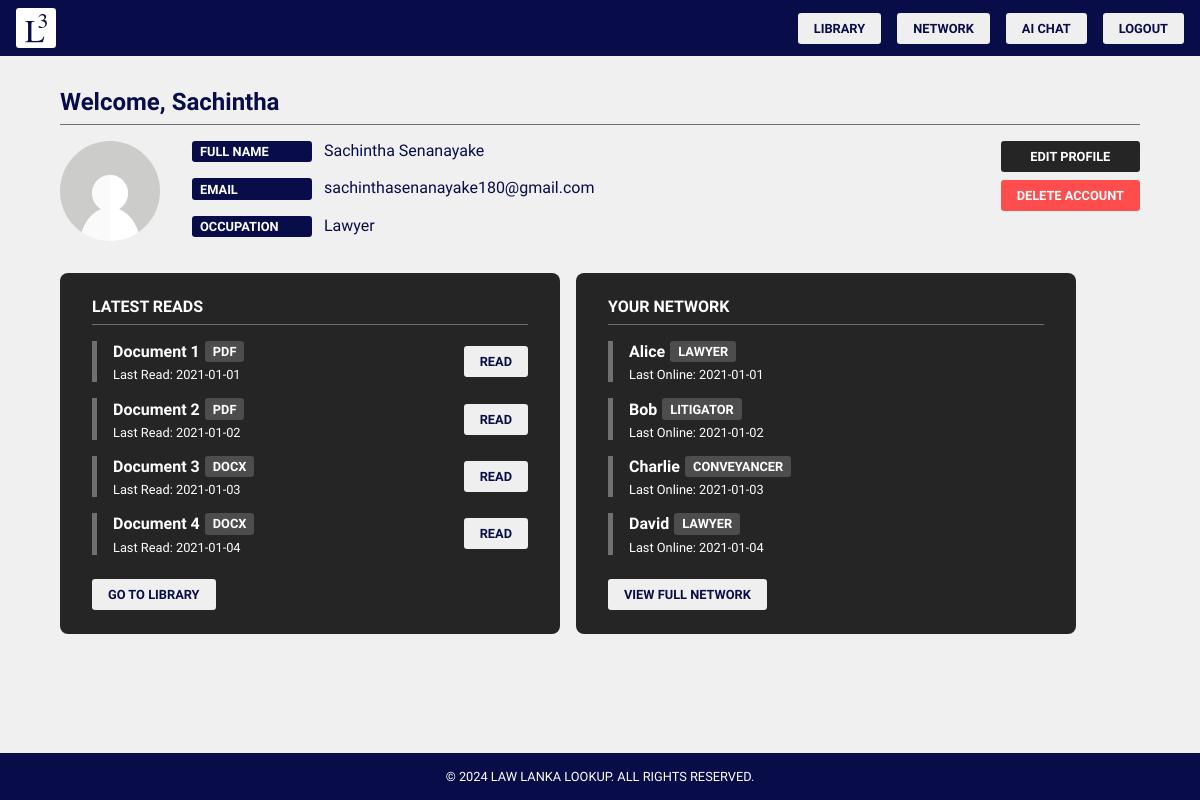
Before: /dashboard (signed in) with the older database file.
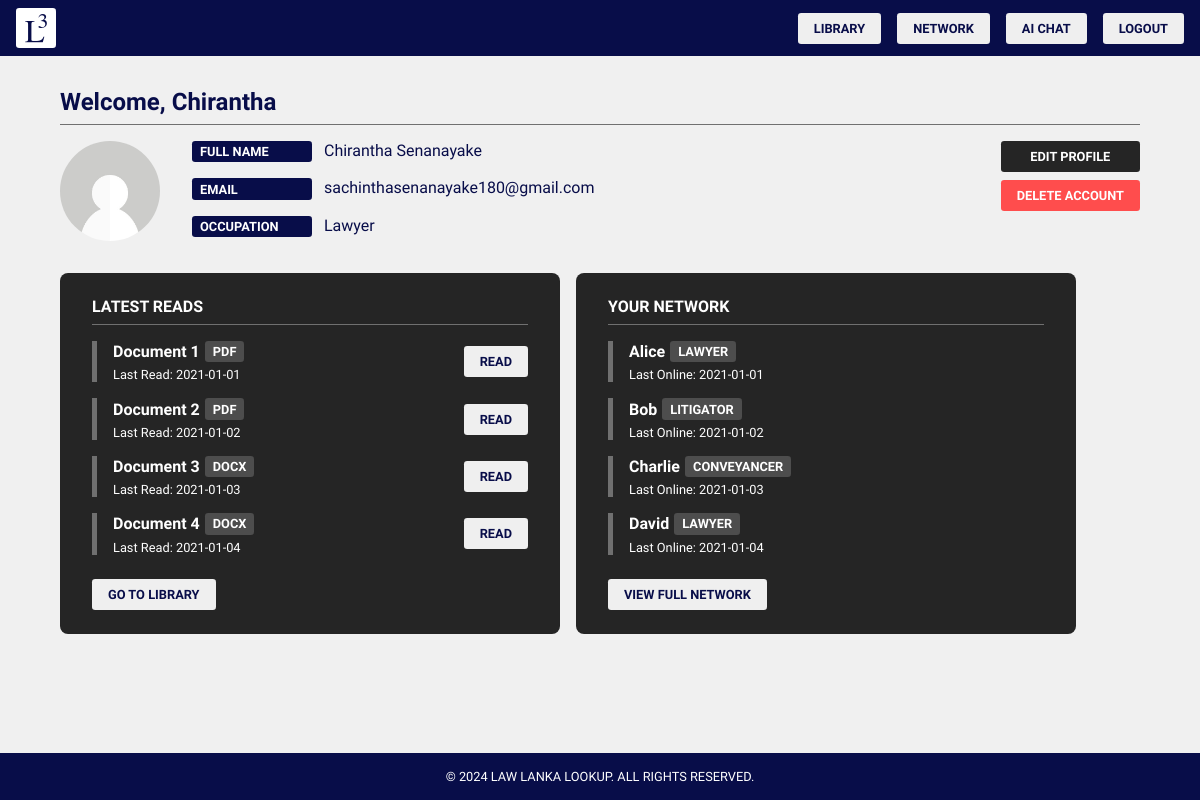
After: the same page with the newer database file.
### tables this page shows
CREATE TABLE users (
                    id INTEGER PRIMARY KEY AUTOINCREMENT,
                    email TEXT UNIQUE,
                    full_name TEXT,
                    occupation TEXT,
                    password TEXT
                );

### app.py (the view)
@app.route("/dashboard", methods=["GET"])
def dashboard():
    if "user_id" not in session:
        return redirect(url_for("login"))
    status = db.select_user(user_id=session["user_id"])
    if not status["success"]:
        return redirect(url_for("login"))
    user = {
        "first_name": status["user"]["full_name"].split()[0].capitalize(),
        "full_name": status["user"]["full_name"],
        "email": status["user"]["email"],
        "occupation": status["user"]["occupation"],
    }
    return render_template(
        "dashboard.html",
        user=user,
        legal_occupations=legal_occupations,
        latest_reads=latest_reads,
        last_online=last_online,
    )

### database.py (called while the page is built)
    def get_connection(self):
        conn = sqlite3.connect(self.database_url)
        conn.row_factory = sqlite3.Row
        return conn

    def select_user(self, user_id=None, email=None):
        conn = self.get_connection()
        status = {}
        try:
            cursor = conn.execute(
                """
                SELECT * FROM users
                WHERE id = ? OR email = ?
                """,
                (user_id, email),
            )
            user = cursor.fetchone()
            if user is None:
                raise sqlite3.Error("User does not exist, please register first.")
            status = {
                "success": True,
                "message": "User retrieved successfully.",
                "user": dict(user),
            }
        except sqlite3.Error as e:
            status = {"success": False, "message": str(e)}
        finally:
            conn.close()
        return status

### templates/dashboard.html (shortened to what this page needs)
{% extends "base.html" %}
{% block additional_links %}
  <link href="{{ url_for('static', filename='styles/dashboard.css') }}" rel="stylesheet" />
{% endblock additional_links %}
{% block nav_buttons %}
  <button class="button" id="library">Library</button>
  <button class="button" id="network">Network</button>
  <button class="button" id="ai-chat">AI Chat</button>
  <button class="button" id="logout">Logout</button>
{% endblock nav_buttons %}
{% block content %}
  <main class="container cols">
    <section id="profile" class="cols">
      <p class="title" id="welcome">Welcome, {{ user.first_name }}</p>
      <div id="profile-details" class="rows">
        <img src="{{ url_for('static', filename='images/avatar.jpg') }}"
             id="profile-image"
             alt="Profile Image"
             height="100"
             width="100" />
        <div id="details" class="cols">
          <p>
            <span class="badge">Full Name</span> {{ user.full_name }}
          </p>
          <p>
            <span class="badge">Email</span> {{ user.email }}
          </p>
          <p>
            <span class="badge">Occupation</span> {{ user.occupation }}
          </p>
        </div>
        <div id="options" class="cols">
          <button id="edit-profile-activate-button" class="button secondary">Edit Profile</button>
          <button id="delete-account-activate-button" class="button danger">Delete Account</button>
        </div>
      </div>
    </section>
    <div id="divider" class="rows">
      <section id="latest-reads" class="card cols">
        <p class="card-title">Latest Reads</p>
        <div class="items cols">
          {% for document in latest_reads %}
            <div class="item rows">
              <div class="cols">
                <div class="rows">
                  <p class="name">{{ document.name }}</p>
                  <span class="badge">{{ document.type }}</span>
                </div>
                <p class="small">Last Read: {{ document.date }}</p>
              </div>
              <button class="button">Read</button>
            </div>
          {% endfor %}
        </div>
        <div class="controls">
          <button id="library" class="button">Go to Library</button>
        </div>
      </section>
      <section id="your-network" class="card cols">
        <p class="card-title">Your Network</p>
        <div class="items cols">
          {% for user in last_online %}
            <div class="item rows">
              <div class="cols">
                <div class="rows">
                  <p class="name">{{ user.name }}</p>
                  <span class="badge">{{ user.expertise }}</span>
                </div>
                <p class="small">Last Online: {{ user.last_online }}</p>
              </div>
            </div>
          {% endfor %}
        </div>
        <div class="controls">
          <button id="network" class="button">View Full Network</button>
        </div>
      </section>
    </div>
  </main>
{% endblock content %}

### templates/base.html (shortened to what this page needs)
<!DOCTYPE html>
<html lang="en">
  <head>
    <link href="{{ url_for('static', filename='styles/common.css') }}" rel="stylesheet" />
    {% block additional_links %}
    {% endblock additional_links %}
  </head>
  <body class="container cols">
    <header id="navbar" class="rows">
      <img src="{{ url_for('static', filename='images/logo.svg') }}"
           alt="Law Lanka Lookup Logo"
           id="logo"
           height="50"
           width="50" />
      <section id="nav-buttons" class="rows">
        {% block nav_buttons %}
        {% endblock nav_buttons %}
      </section>
    </header>
    {% block content %}
    {% endblock content %}
    {% include "partials/footer.html" %}
  </body>
</html>

### templates/partials/footer.html
<footer class="rows">
  <p>© 2024 Law Lanka Lookup. All Rights Reserved.</p>
</footer>

### static/styles/common.css (style rules this page uses)
:root { --primary-color: #080d49; --secondary-color: #252525; --text-color: #ffffff; --background-color: #f0f0f0; --danger-color: #ff4d4d; --success-color: #00b158; --primary-hover-color: #d6d9f0; --secondary-hover-color: #3a3a3a; --danger-hover-color: #ff6666; --danger-light-hover-color: #ffc9c9; --success-hover-color: #00cc70; --success-light-hover-color: #c6ffe6; --border-color: #707070; --primary-badge-color: #080d49; --secondary-badge-color: #4d4d4d; --modal-transparent-background: #ffffffdd; }
* { font-family: "Plus Jakarta Sans", sans-serif; box-sizing: border-box; color: var(--primary-color); margin: 0; padding: 0; }
.container { display: flex; height: 100%; }
.cols { display: flex; flex-direction: column; align-items: center; justify-content: center; gap: 1rem; }
.rows { display: flex; flex-direction: row; align-items: center; justify-content: center; gap: 1rem; }
.button { font-family: "Plus Jakarta Sans", sans-serif; font-size: 0.8rem; padding: 0.5rem 1rem; border: none; border-radius: 0.2rem; cursor: pointer; color: var(--primary-color); font-weight: 600; text-transform: uppercase; transition: background-color 0.2s ease-in-out; }
.button.secondary { background-color: var(--secondary-color); color: var(--text-color); }
.button.danger { background-color: var(--danger-color); color: var(--text-color); }
.card { background-color: var(--secondary-color); padding: 1.5rem 2rem; width: 600px; border-radius: 0.5rem; }
.card p, .card label { color: var(--text-color); }
.card p.card-title { font-weight: 600; text-transform: uppercase; margin: 0 0 1rem 0; padding-bottom: 0.5rem; border-bottom: 1px solid var(--border-color); }
.card div.controls { margin-top: 1.5rem; }
body.container.cols { height: 100vh; background-color: var(--background-color); }
img#logo { cursor: pointer; width: 40px; height: 40px; }
span.badge { background-color: var(--primary-badge-color); color: var(--text-color); padding: 0.2rem 0.5rem; border-radius: 0.2rem; font-size: 0.8rem; font-weight: 600; text-transform: uppercase; }
header { background-color: var(--primary-color); }
header#navbar { width: 100%; justify-content: left; padding: 0.5rem 1rem; }
header#navbar section#nav-buttons { margin-left: auto; }
footer.rows { background-color: var(--primary-color); width: 100%; padding: 1rem 0; }
footer.rows p { color: var(--text-color); text-transform: uppercase; font-size: 0.8rem; }

### static/styles/dashboard.css (style rules this page uses)
main.container.cols { justify-content: flex-start; align-items: flex-start; width: 90%; margin: 1rem auto; gap: 2rem; }
main section#profile { align-items: flex-start; width: 100%; }
main section#profile p.title { font-size: 1.5rem; font-weight: 600; padding-bottom: 0.5rem; border-bottom: 1px solid var(--border-color); width: 100%; }
main section#profile img#profile-image { border-radius: 100%; }
main section#profile div#profile-details { align-items: flex-start; gap: 2rem; width: 100%; }
main section#profile div#profile-details div#details { align-items: flex-start; }
main section#profile div#profile-details div#details span.badge { margin-right: 0.5rem; width: 120px; display: inline-block; }
main section#profile div#options { align-items: flex-start; margin-left: auto; gap: 0.5rem; }
main section#profile div#options button { width: 100%; }
main div#divider { flex: 1; align-items: flex-start; justify-content: flex-start; width: 100%; }
main div#divider section.card { align-items: flex-start; gap: 0; width: 500px; }
main div#divider section.card p.card-title { width: 100%; }
main div#divider section.card div.items { width: 100%; align-items: flex-start; }
main div#divider section.card div.items div.item { padding-left: 1rem; border-left: 5px solid var(--border-color); width: 100%; }
main div#divider section.card div.items div.item div.cols { align-items: flex-start; gap: 5px; width: 100%; }
main div#divider section.card div.items div.item div.cols div.rows { gap: 5px; }
main div#divider section.card div.items div.item div.cols div.rows p.name { font-weight: 600; }
main div#divider section.card div.items div.item div.cols div.rows span.badge { background-color: var(--secondary-badge-color); }
main div#divider section.card div.items div.item p.small { font-size: 0.8rem; color: var(--text-color); }

Changed rows visible on the page:
changed users "sachinthasenanayake180@gmail.com": full_name "Sachintha Senanayake" → "Chirantha Senanayake"
Other visible differences:
{{ user.first_name }}: "Sachintha" → "Chirantha"
